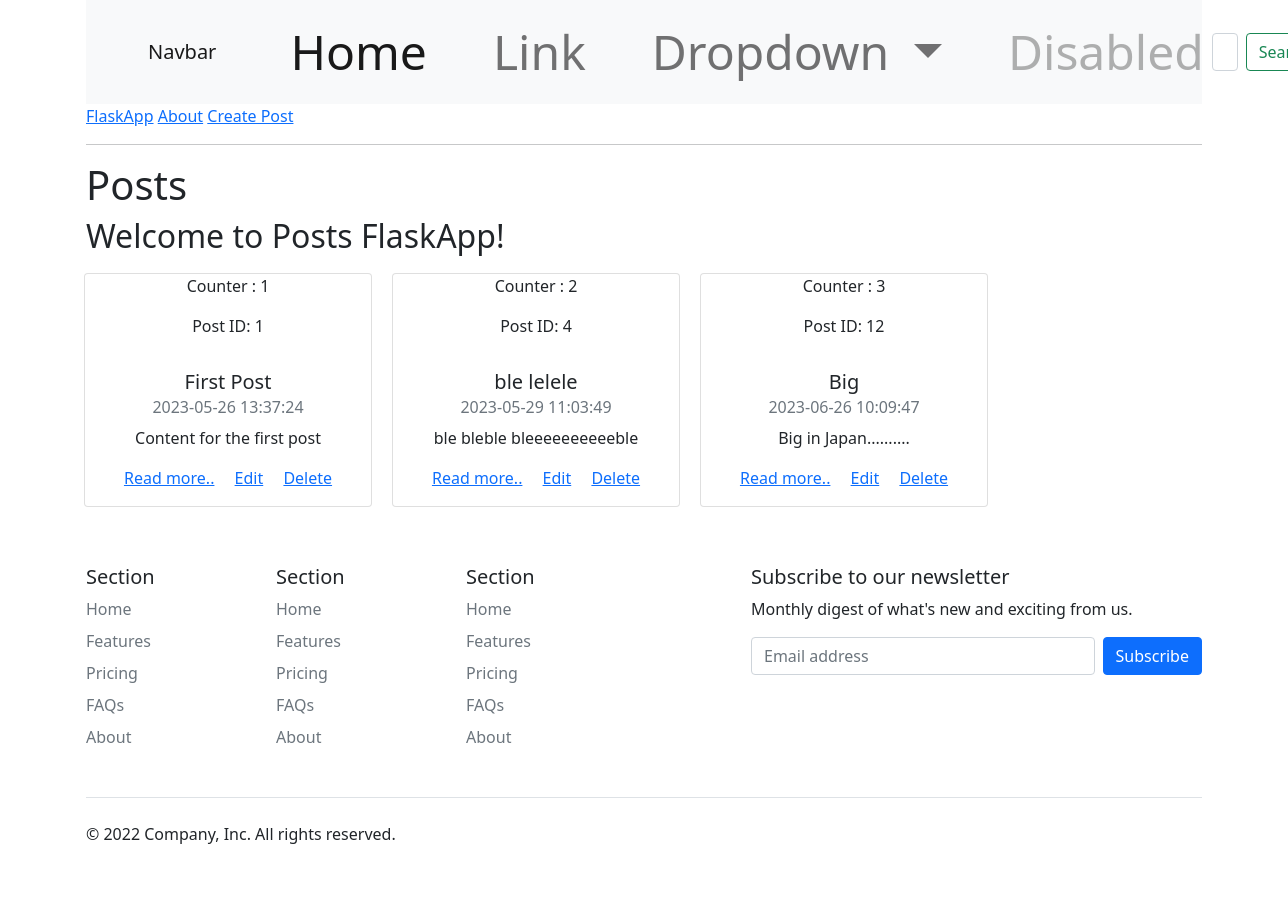
The app's page /, older data.
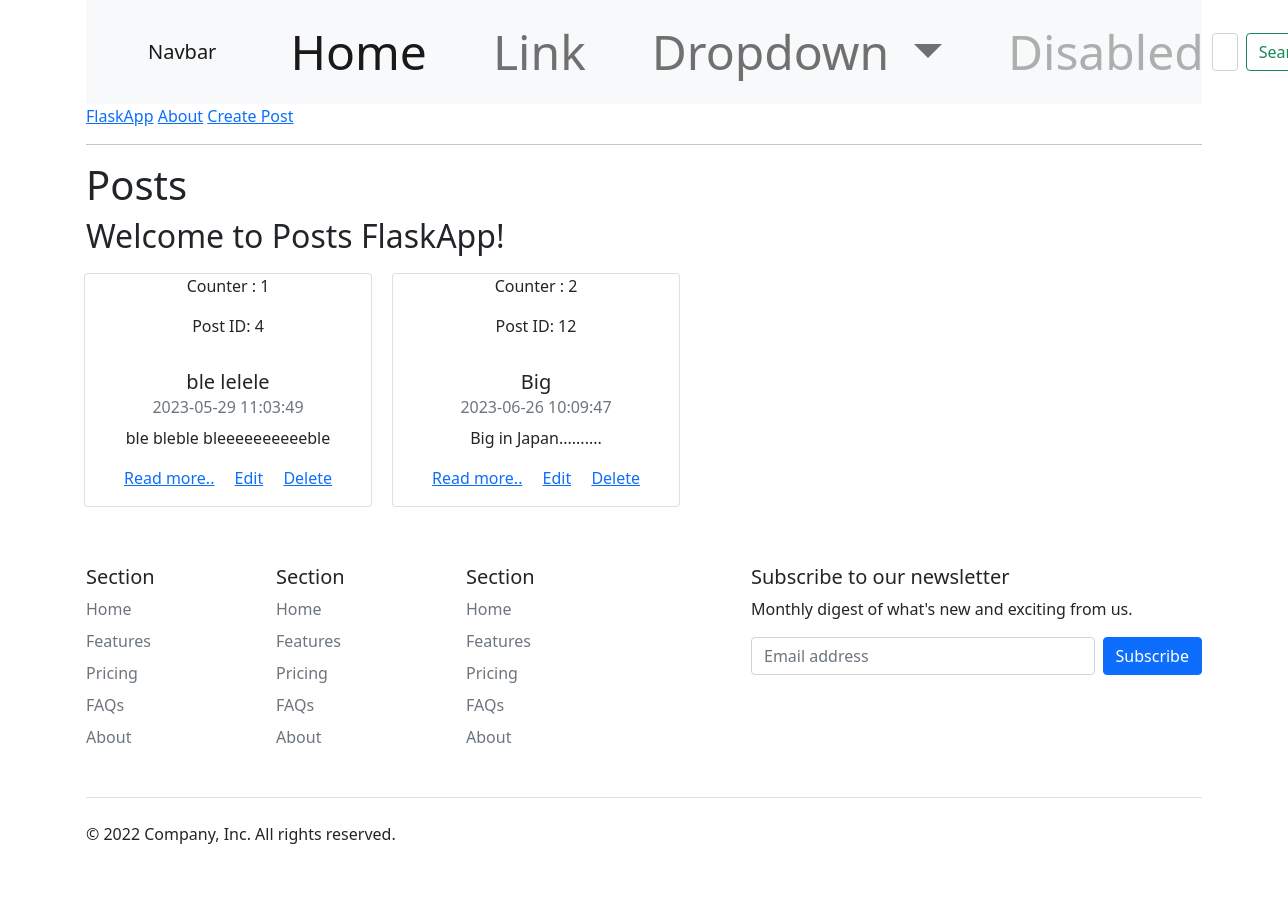
The same page, newer data.
### tables this page shows
CREATE TABLE posts (
    id INTEGER PRIMARY KEY AUTOINCREMENT,
    created TIMESTAMP NOT NULL DEFAULT CURRENT_TIMESTAMP,
    title TEXT NOT NULL,
    content TEXT NOT NULL
);

### app.py (the view)
@app.route('/')
def index():
    conn = get_db_connection()
    posts = conn.execute('SELECT * FROM posts').fetchall()
    conn.close()
    return render_template('index.html', posts=posts)

### app.py (called while the page is built)
def get_db_connection():
    conn = sqlite3.connect('database.db')
    conn.row_factory = sqlite3.Row
    return conn

### templates/index.html
{% extends 'base.html' %}
{% block content %}
    <h1>{% block title %} Posts {% endblock %}</h1>
    <h2>Welcome to Posts FlaskApp!</h2>
    <div class="col-sm-12 row" style="text-align: center;">
        {% for post in posts %}
            <div class=" col-sm-4 card" style="width: 18rem; margin:10px!important; float: none;">
                <p>Counter : {{ loop.index }}</p>
                <p>Post ID: {{ post['id'] }}</p>
                <div class="card-body">
                    <h5 class="card-title">{{ post['title'] }}</h5>
                    <h6 class="card-subtitle mb-2 text-muted">{{ post['created'] }}</h6>
                    <p class="card-text">{{ post['content'] }}</p>
                    <a href="{{ url_for('read', post_id=post['id']) }}" class="card-link">Read more..</a>
                    <a href="{{ url_for('edit', post_id=post['id']) }}" class="card-link">Edit</a>
                    <a href="{{ url_for('delete', post_id=post['id']) }}" class="card-link">Delete</a>
                </div>
            </div>
        {% endfor %}
    </div>
{% endblock %}

Row changes from the older to the newer data that the page shows:
removed posts: id "1", title "First Post", created "2023-05-26 13:37:24", content "Content for the first post"
